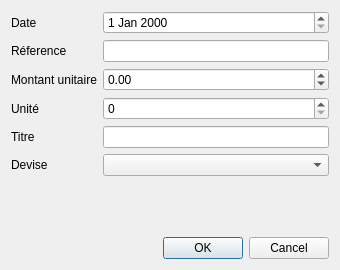
<?xml version="1.0" encoding="UTF-8"?>
<ui version="4.0">
 <class>DialogAddServiceSale</class>
 <widget class="QDialog" name="DialogAddServiceSale">
  <property name="geometry">
   <rect>
    <x>0</x>
    <y>0</y>
    <width>340</width>
    <height>270</height>
   </rect>
  </property>
  <property name="windowTitle">
   <string>Ajouter une vente</string>
  </property>
  <layout class="QVBoxLayout" name="verticalLayout">
   <item>
    <layout class="QFormLayout" name="formLayout">
     <item row="0" column="0">
      <widget class="QLabel" name="label">
       <property name="text">
        <string>Date</string>
       </property>
      </widget>
     </item>
     <item row="0" column="1">
      <widget class="QDateEdit" name="dateEdit"/>
     </item>
     <item row="1" column="0">
      <widget class="QLabel" name="label_2">
       <property name="text">
        <string>Réference</string>
       </property>
      </widget>
     </item>
     <item row="1" column="1">
      <widget class="QLineEdit" name="lineEditReference"/>
     </item>
     <item row="2" column="0">
      <widget class="QLabel" name="label_3">
       <property name="text">
        <string>Montant unitaire</string>
       </property>
      </widget>
     </item>
     <item row="2" column="1">
      <widget class="QDoubleSpinBox" name="spinBoxAmountUnit">
       <property name="minimum">
        <double>-999999.000000000000000</double>
       </property>
       <property name="maximum">
        <double>999999.000000000000000</double>
       </property>
      </widget>
     </item>
     <item row="5" column="0">
      <widget class="QLabel" name="label_4">
       <property name="text">
        <string>Devise</string>
       </property>
      </widget>
     </item>
     <item row="5" column="1">
      <widget class="QComboBox" name="comboBoxCurrency"/>
     </item>
     <item row="3" column="0">
      <widget class="QLabel" name="label_5">
       <property name="text">
        <string>Unité</string>
       </property>
      </widget>
     </item>
     <item row="4" column="0">
      <widget class="QLabel" name="label_6">
       <property name="text">
        <string>Titre</string>
       </property>
      </widget>
     </item>
     <item row="4" column="1">
      <widget class="QLineEdit" name="lineEditTitle"/>
     </item>
     <item row="3" column="1">
      <widget class="QSpinBox" name="spinBoxUnits"/>
     </item>
    </layout>
   </item>
   <item>
    <widget class="QDialogButtonBox" name="buttonBox">
     <property name="orientation">
      <enum>Qt::Orientation::Horizontal</enum>
     </property>
     <property name="standardButtons">
      <set>QDialogButtonBox::StandardButton::Cancel|QDialogButtonBox::StandardButton::Ok</set>
     </property>
    </widget>
   </item>
  </layout>
 </widget>
 <resources/>
 <connections>
  <connection>
   <sender>buttonBox</sender>
   <signal>accepted()</signal>
   <receiver>DialogAddServiceSale</receiver>
   <slot>accept()</slot>
   <hints>
    <hint type="sourcelabel">
     <x>248</x>
     <y>254</y>
    </hint>
    <hint type="destinationlabel">
     <x>157</x>
     <y>274</y>
    </hint>
   </hints>
  </connection>
  <connection>
   <sender>buttonBox</sender>
   <signal>rejected()</signal>
   <receiver>DialogAddServiceSale</receiver>
   <slot>reject()</slot>
   <hints>
    <hint type="sourcelabel">
     <x>316</x>
     <y>260</y>
    </hint>
    <hint type="destinationlabel">
     <x>286</x>
     <y>274</y>
    </hint>
   </hints>
  </connection>
 </connections>
</ui>
